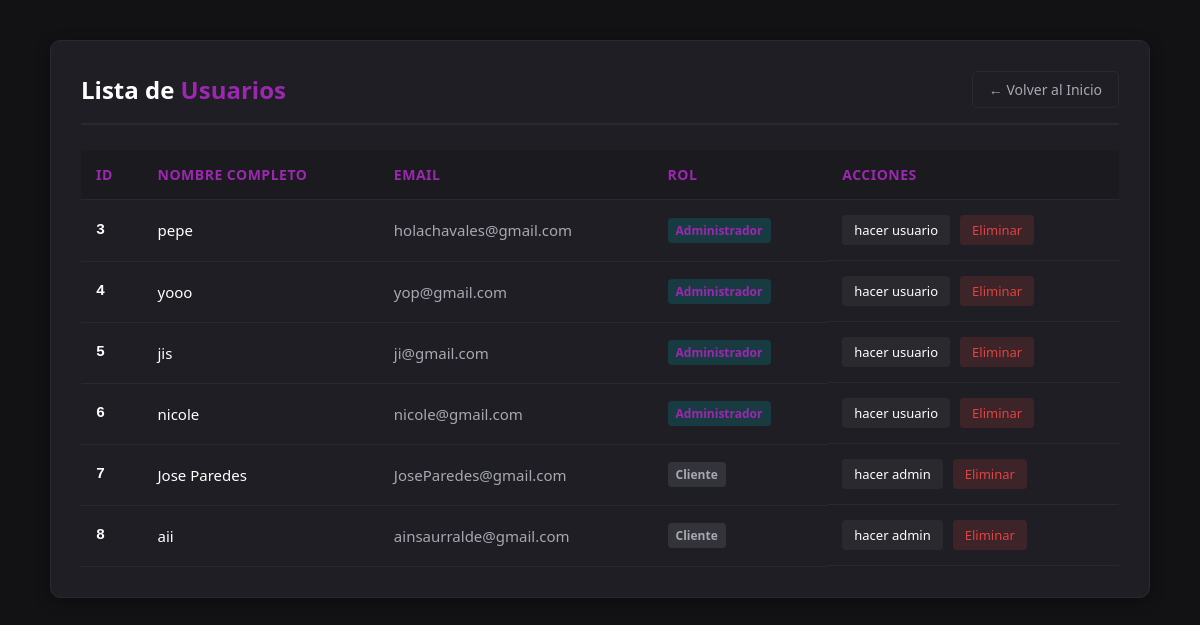
Screenshot of /crafting-kai/admin.php (signed in) with the database file from the repository.
### tables this page shows
CREATE TABLE `usuarios` (
  `id_usuario` int(11) NOT NULL,
  `nombre` varchar(100) NOT NULL,
  `email` varchar(100) NOT NULL,
  `password` varchar(255) NOT NULL,
  `id_tipo` int(11) DEFAULT NULL
);

### crafting-kai/config.php (called while the page is built, shortened)
<?php
spl_autoload_register(function ($nombre_clase) {
    $carpeta_clases = __DIR__ . '/clases/';
    $ruta = $carpeta_clases . $nombre_clase . '.php';
});
?>

### crafting-kai/clases/usuarioDAO.php (called while the page is built, shortened)
<?php
class UsuarioDAO {
    private $db;
    public function __construct($conexion) {
        $this->db = $conexion;
    }
    public function obtenerTodoUsuarios() {
        $sql = "SELECT id_usuario, nombre, email, id_tipo FROM usuarios";
        $resultado = $this->db->query($sql);
        $usuarios = [];
        if ($resultado) {
            while ($fila = $resultado->fetch_assoc()) {
                $usuarios[] = new Usuario($fila['id_usuario'], $fila['nombre'], $fila['email'], $fila['id_tipo']);
            }
        }
        return $usuarios;
    }
}

### crafting-kai/clases/Usuario.php (called while the page is built, shortened)
<?php
class Usuario {
    private $id;
    private $nombre;
    private $email;
    private $rol;
    public function __construct($id = null, $nombre = null, $email = null, $rol = null, $password = null) {
        $this->id = $id;
        $this->nombre = $nombre;
        $this->email = $email;
        $this->rol = $rol;
    }
    public function getId() { return $this->id; }
    public function getNombre() { return $this->nombre; }
    public function getEmail() { return $this->email; }
    public function getRol() { return $this->rol; }
}
?>

### crafting-kai/admin.php (the view, shortened to what this page needs)
<?php
require_once 'config.php';
$userDAO = new UsuarioDAO($conn);
$resultado = $userDAO->obtenerTodoUsuarios();
?>
<!DOCTYPE html>
<html lang="es">
<head>
     <link rel="stylesheet" href="style2.css">
</head>
<body>
    <div class="contenedor">
        <div class="encabezado">
            <h1>Lista de <span>Usuarios</span></h1>
            <a href="index.php" class="btn-volver">← Volver al Inicio</a>
        </div>
        <div class="tabla-contenedor">
            <table>
                <thead>
                    <tr>
                        <th>ID</th>
                        <th>Nombre Completo</th>
                        <th>Email</th>
                        <th>Rol</th>
                        <th>Acciones</th>
                    </tr>
                </thead>
                <tbody>
                    <?php
                    foreach ($resultado as $Usuario) {
                    ?>
                    <tr>
                        <td class="user-id"><?php echo htmlspecialchars($Usuario->getId()); ?></td>
                        <td class="user-nombre"><?php echo htmlspecialchars($Usuario->getNombre()); ?></td>
                        <td><?php echo htmlspecialchars($Usuario->getEmail()); ?></td>
                        <td><span <?php echo $Usuario->getRol() === '2' ? 'class="rol admin"' : 'class="rol cliente"'; ?>><?php echo htmlspecialchars($Usuario->getRol() === '2' ? 'Administrador' : 'Cliente'); ?></span></td>
                        <td class="acciones">
                            <?php if ($Usuario->getRol() === '2') {
                                 ?>
                                <a class="btn-accion btn-editar " href="cambiarausuario.php?id=<?php echo $Usuario->getId(); ?>">hacer usuario</a>
                                <?php } else {?>
                                <a class="btn-accion btn-editar" href="cambiaraempleado.php?id=<?php echo $Usuario->getId(); ?>">hacer admin</a>
                            <?php } ?>
                            <a class="btn-accion btn-eliminar" href="eliminarUsuario.php?id=<?php echo $Usuario->getId(); ?>" data-id="<?php echo $Usuario->getId(); ?>">Eliminar</a>
                        </td>
                        <?php
                    }
                    ?>
                </tbody>
            </table>
        </div>
    </div>
</body>
</html>

### crafting-kai/style2.css (style rules this page uses)
:root { --color-fondo: #121214; --color-tarjeta: #1e1e24; --color-texto-principal: #ffffff; --color-texto-secundario: #a8a8b3; --color-detalles: #9c27b0; --color-borde: #29292e; --color-rojo: #e04343; }
* { margin: 0; padding: 0; box-sizing: border-box; font-family: 'Segoe UI', Tahoma, Geneva, Verdana, sans-serif; }
body { background-color: var(--color-fondo); color: var(--color-texto-principal); padding: 40px 20px; display: flex; justify-content: center; }
.contenedor { width: 100%; max-width: 1100px; background-color: var(--color-tarjeta); border-radius: 10px; padding: 30px; box-shadow: 0 4px 15px rgba(0, 0, 0, 0.3); border: 1px solid var(--color-borde); }
.encabezado { display: flex; justify-content: space-between; align-items: center; margin-bottom: 25px; border-bottom: 2px solid var(--color-borde); padding-bottom: 15px; }
.encabezado h1 { font-size: 24px; font-weight: 600; }
.encabezado h1 span { color: var(--color-detalles); }
.btn-volver { background-color: transparent; color: var(--color-texto-secundario); border: 1px solid var(--color-borde); padding: 8px 16px; border-radius: 5px; cursor: pointer; text-decoration: none; font-size: 14px; transition: all 0.3s ease; }
.tabla-contenedor { overflow-x: auto; }
table { width: 100%; border-collapse: collapse; text-align: left; }
th, td { padding: 15px; border-bottom: 1px solid var(--color-borde); }
th { background-color: rgba(0, 0, 0, 0.15); color: var(--color-detalles); font-size: 14px; text-transform: uppercase; letter-spacing: 0.5px; }
td { color: var(--color-texto-secundario); font-size: 15px; }
.user-id { font-family: monospace; color: var(--color-texto-principal); font-weight: bold; }
.user-nombre { color: var(--color-texto-principal); font-weight: 500; }
.rol { display: inline-block; padding: 4px 8px; border-radius: 4px; font-size: 12px; font-weight: bold; }
.rol.admin { background-color: rgba(0, 173, 181, 0.2); color: var(--color-detalles); }
.rol.cliente { background-color: rgba(168, 168, 179, 0.15); color: var(--color-texto-secundario); }
.acciones { display: flex; gap: 10px; }
.btn-accion { padding: 6px 12px; border-radius: 4px; font-size: 13px; cursor: pointer; border: none; transition: background 0.2s ease; text-decoration: none; }
.btn-editar { background-color: var(--color-borde); color: var(--color-texto-principal); }
.btn-eliminar { background-color: rgba(224, 67, 67, 0.15); color: var(--color-rojo); }

### rows the page displays
usuarios: id_usuario "3", nombre "pepe", email "holachavales@gmail.com", id_tipo "Administrador"
usuarios: id_usuario "4", nombre "yooo", email "yop@gmail.com", id_tipo "Administrador"
usuarios: id_usuario "5", nombre "jis", email "ji@gmail.com", id_tipo "Administrador"
usuarios: id_usuario "6", nombre "nicole", email "nicole@gmail.com", id_tipo "Administrador"
usuarios: id_usuario "7", nombre "Jose Paredes", email "JoseParedes@gmail.com", id_tipo "Cliente"
usuarios: id_usuario "8", nombre "aii", email "ainsaurralde@gmail.com", id_tipo "Cliente"
